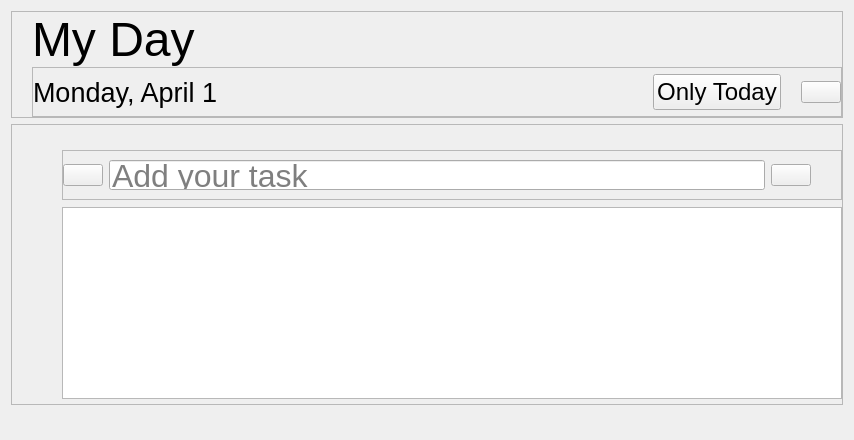
         <widget class="QWidget" name="page">
          <layout class="QGridLayout" name="gridLayout_2">
           <item row="0" column="0">
            <widget class="QFrame" name="frame_3">
             <property name="maximumSize">
              <size>
               <width>16777215</width>
               <height>16777215</height>
              </size>
             </property>
             <property name="frameShape">
              <enum>QFrame::StyledPanel</enum>
             </property>
             <property name="frameShadow">
              <enum>QFrame::Raised</enum>
             </property>
             <layout class="QVBoxLayout" name="verticalLayout_6">
              <property name="spacing">
               <number>0</number>
              </property>
              <property name="leftMargin">
               <number>20</number>
              </property>
              <property name="topMargin">
               <number>0</number>
              </property>
              <property name="rightMargin">
               <number>0</number>
              </property>
              <property name="bottomMargin">
               <number>0</number>
              </property>
              <item>
               <widget class="QLabel" name="label_4">
                <property name="minimumSize">
                 <size>
                  <width>151</width>
                  <height>41</height>
                 </size>
                </property>
                <property name="font">
                 <font>
                  <pointsize>36</pointsize>
                 </font>
                </property>
                <property name="styleSheet">
                 <string notr="true"/>
                </property>
                <property name="text">
                 <string>My Day</string>
                </property>
               </widget>
              </item>
              <item>
               <widget class="QFrame" name="frame_5">
                <property name="minimumSize">
                 <size>
                  <width>0</width>
                  <height>50</height>
                 </size>
                </property>
                <property name="frameShape">
                 <enum>QFrame::StyledPanel</enum>
                </property>
                <property name="frameShadow">
                 <enum>QFrame::Raised</enum>
                </property>
                <layout class="QHBoxLayout" name="horizontalLayout_5">
                 <property name="spacing">
                  <number>20</number>
                 </property>
                 <property name="leftMargin">
                  <number>0</number>
                 </property>
                 <property name="topMargin">
                  <number>0</number>
                 </property>
                 <property name="rightMargin">
                  <number>0</number>
                 </property>
                 <property name="bottomMargin">
                  <number>0</number>
                 </property>
                 <item>
                  <widget class="QLabel" name="label_current_day">
                   <property name="minimumSize">
                    <size>
                     <width>300</width>
                     <height>41</height>
                    </size>
                   </property>
                   <property name="font">
                    <font>
                     <pointsize>20</pointsize>
                    </font>
                   </property>
                   <property name="styleSheet">
                    <string notr="true"/>
                   </property>
                   <property name="text">
                    <string>Monday, April 1</string>
                   </property>
                  </widget>
                 </item>
                 <item>
                  <spacer name="horizontalSpacer_4">
                   <property name="orientation">
                    <enum>Qt::Horizontal</enum>
                   </property>
                   <property name="sizeHint" stdset="0">
                    <size>
                     <width>300</width>
                     <height>20</height>
                    </size>
                   </property>
                  </spacer>
                 </item>
                 <item>
                  <widget class="QPushButton" name="btn_only_today">
                   <property name="font">
                    <font>
                     <pointsize>18</pointsize>
                     <kerning>true</kerning>
                    </font>
                   </property>
                   <property name="text">
                    <string>Only Today</string>
                   </property>
                   <property name="icon">
                    <iconset resource="../../new_icon/resources.qrc">
                     <normaloff>:/icon/today.png</normaloff>:/icon/today.png</iconset>
                   </property>
                   <property name="iconSize">
                    <size>
                     <width>30</width>
                     <height>30</height>
                    </size>
                   </property>
                  </widget>
                 </item>
                 <item>
                  <widget class="QPushButton" name="btn_more">
                   <property name="text">
                    <string/>
                   </property>
                   <property name="icon">
                    <iconset resource="../../new_icon/resources.qrc">
                     <normaloff>:/icon/more.png</normaloff>:/icon/more.png</iconset>
                   </property>
                   <property name="iconSize">
                    <size>
                     <width>30</width>
                     <height>30</height>
                    </size>
                   </property>
                  </widget>
                 </item>
                </layout>
               </widget>
              </item>
             </layout>
            </widget>
           </item>
           <item row="1" column="0">
            <widget class="QFrame" name="frame_2">
             <property name="frameShape">
              <enum>QFrame::StyledPanel</enum>
             </property>
             <property name="frameShadow">
              <enum>QFrame::Raised</enum>
             </property>
             <layout class="QVBoxLayout" name="verticalLayout_7">
              <property name="spacing">
               <number>7</number>
              </property>
              <property name="leftMargin">
               <number>50</number>
              </property>
              <property name="topMargin">
               <number>25</number>
              </property>
              <property name="rightMargin">
               <number>0</number>
              </property>
              <property name="bottomMargin">
               <number>5</number>
              </property>
              <item>
               <widget class="QFrame" name="frame_4">
                <property name="frameShape">
                 <enum>QFrame::StyledPanel</enum>
                </property>
                <property name="frameShadow">
                 <enum>QFrame::Raised</enum>
                </property>
                <layout class="QHBoxLayout" name="horizontalLayout_7">
                 <property name="leftMargin">
                  <number>0</number>
                 </property>
                 <property name="rightMargin">
                  <number>30</number>
                 </property>
                 <item>
                  <widget class="QPushButton" name="add_btn_task">
                   <property name="font">
                    <font>
                     <weight>75</weight>
                     <bold>true</bold>
                    </font>
                   </property>
                   <property name="styleSheet">
                    <string notr="true"/>
                   </property>
                   <property name="text">
                    <string/>
                   </property>
                   <property name="icon">
                    <iconset resource="../../new_icon/resources.qrc">
                     <normaloff>:/icon/plus.png</normaloff>:/icon/plus.png</iconset>
                   </property>
                   <property name="iconSize">
                    <size>
                     <width>30</width>
                     <height>30</height>
                    </size>
                   </property>
                   <property name="class" stdset="0">
                    <string>add</string>
                   </property>
                  </widget>
                 </item>
                 <item>
                  <widget class="QLineEdit" name="add_task">
                   <property name="minimumSize">
                    <size>
                     <width>0</width>
                     <height>30</height>
                    </size>
                   </property>
                   <property name="font">
                    <font>
                     <pointsize>24</pointsize>
                    </font>
                   </property>
                   <property name="styleSheet">
                    <string notr="true"/>
                   </property>
                   <property name="placeholderText">
                    <string>Add your task</string>
                   </property>
                  </widget>
                 </item>
                 <item>
                  <widget class="QPushButton" name="add_btn_time">
                   <property name="font">
                    <font>
                     <weight>75</weight>
                     <bold>true</bold>
                    </font>
                   </property>
                   <property name="styleSheet">
                    <string notr="true"/>
                   </property>
                   <property name="text">
                    <string/>
                   </property>
                   <property name="icon">
                    <iconset resource="../../new_icon/resources.qrc">
                     <normaloff>:/icon/caldenar_time.png</normaloff>:/icon/caldenar_time.png</iconset>
                   </property>
                   <property name="iconSize">
                    <size>
                     <width>30</width>
                     <height>30</height>
                    </size>
                   </property>
                   <property name="class" stdset="0">
                    <string>add</string>
                   </property>
                  </widget>
                 </item>
                </layout>
               </widget>
              </item>
              <item>
               <widget class="QListView" name="listView_2">
                <property name="focusPolicy">
                 <enum>Qt::NoFocus</enum>
                </property>
                <property name="styleSheet">
                 <string notr="true"/>
                </property>
                <property name="editTriggers">
                 <set>QAbstractItemView::NoEditTriggers</set>
                </property>
                <property name="dragDropMode">
                 <enum>QAbstractItemView::DragOnly</enum>
                </property>
                <property name="selectionMode">
                 <enum>QAbstractItemView::NoSelection</enum>
                </property>
                <property name="movement">
                 <enum>QListView::Free</enum>
                </property>
               </widget>
              </item>
             </layout>
            </widget>
           </item>
           <item row="2" column="0">
            <widget class="QFrame" name="frame">
             <property name="minimumSize">
              <size>
               <width>0</width>
               <height>1</height>
              </size>
             </property>
             <property name="styleSheet">
              <string notr="true">border: none;
background-color: transparent;</string>
             </property>
             <property name="frameShape">
              <enum>QFrame::StyledPanel</enum>
             </property>
             <property name="frameShadow">
              <enum>QFrame::Raised</enum>
             </property>
             <layout class="QHBoxLayout" name="horizontalLayout_6"/>
            </widget>
           </item>
          </layout>
         </widget>
